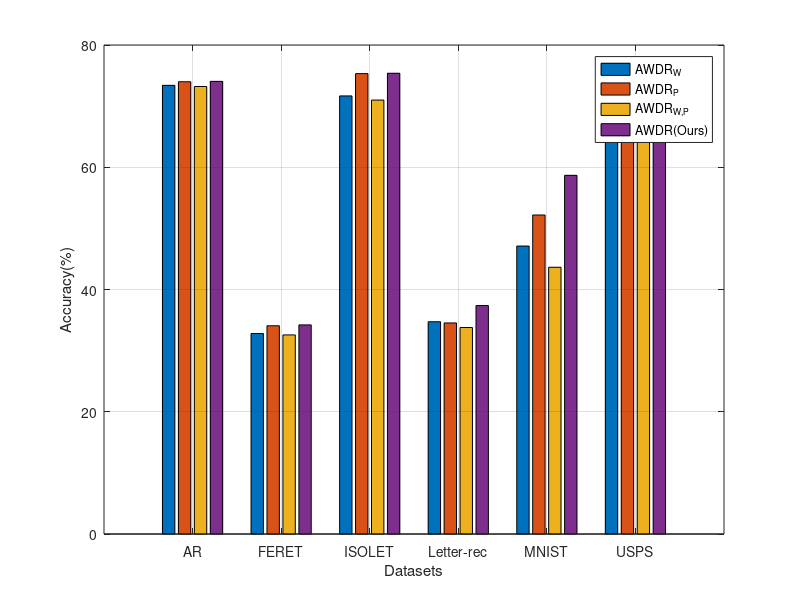

The MATLAB source for this figure:
y=[73.40 73.99 73.21 74.05; 32.80 34.07 32.57 34.21; 71.67 75.32 70.99 75.38; 34.73 34.53 33.78 37.38; 47.11 52.19 43.64 58.68; 67.68 71.29 65.14 72.13];
% 四个变种（数据集1）；四个变种（数据集2）；
b=bar(y);
grid on;
ch = get(b,'children');
set(gca,'XTickLabel',{'AR','FERET','ISOLET','Letter-rec','MNIST','USPS'})
% set(gca,'yticklabel',{'0.8','0.85','0.9','0.95','1','1.05','1.1','1.15'});
% set(ch,'FaceVertexCData',[1 0 1;0 0 0;])
legend('AWDR_W','AWDR_P','AWDR_{W,P}','AWDR(Ours)');
xlabel('Datasets');
ylabel('Accuracy(%)');
